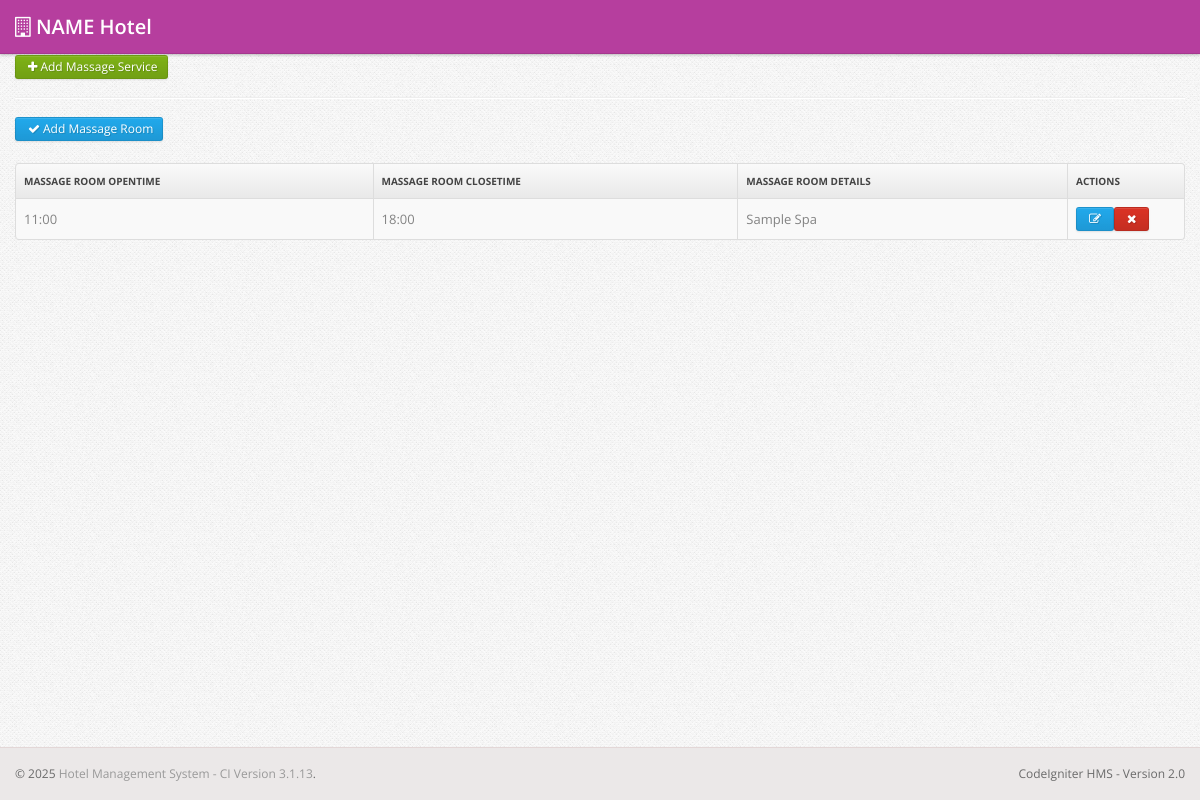
The page /index.php/massage_room on the database its author committed.
### tables this page shows
CREATE TABLE `massage_room` (
  `massageroom_id` int(11) NOT NULL,
  `massageroom_open_time` varchar(10) DEFAULT NULL,
  `massageroom_close_time` varchar(10) DEFAULT NULL,
  `massageroom_details` text DEFAULT NULL
);

### application/controllers/massage_room.php (called while the page is built, shortened)
<?php if ( ! defined('BASEPATH')) exit('No direct script access allowed');
class Massage_room extends CI_Controller {
	public function index()
	{
		$massageRooms = $this->massage_room_m->get_massageRooms();
		$customers = $this->customer_m->get_active_customers();
		$viewdata = array('massageRooms' => $massageRooms, 'customers' => $customers);
		$data = array('title' => 'Massage Room - ', 'page' => 'massage_room');
		$this->load->view('header', $data);
		$this->load->view('massage_room/list',$viewdata);
		$this->load->view('footer');
	}
}

### index.php (called while the page is built, shortened)
<?php
require_once BASEPATH.'core/CodeIgniter.php';

### application/models/massage_room_m.php (called while the page is built, shortened)
<?php
class Massage_room_m extends CI_Model {
    function get_massageRooms()
    {
        $query = $this->db->from('massage_room')->get();
        $data = array();
        foreach (@$query->result() as $row)
        {
            $data[] = $row;
        }
        if(count($data))
            return $data;
        return false;
    }
}

### application/views/massage_room/list.php (the view, shortened to what this page needs)
<div class="main">
  <div class="main-inner">
    <div class="container">
      <div class="row">
        <div class="span12">
        <a href="javascript:open_form();" class="btn btn-small btn-success"><i class="btn-icon-only icon-plus"></i>Add Massage Service</a>
			<hr>
			<a href="<?= base_url() ?>massage_room/add" class="btn btn-small btn-primary"><i class="btn-icon-only icon-ok"></i>Add Massage Room</a>
			<br><br>
			<table class="table table-striped table-bordered">
				<thead>
				  <tr>
				    <th> Massage Room Opentime </th>
				    <th> Massage Room Closetime </th>
				    <th> Massage Room Details </th>
				    <th class="td-actions", width="100"> Actions </th>
				  </tr>
				</thead>
				<tbody>
				<?php
					if(isset($massageRooms) && $massageRooms)
					foreach ($massageRooms as $massage) {
				?>
				  <tr>
				    <td> <?=$massage->massageroom_open_time?> </td>
				    <td> <?=$massage->massageroom_close_time?> </td>
				    <td> <?=$massage->massageroom_details?> </td>
				    <td class="td-actions"><a href="<?= base_url() ?>massage_room/edit/<?=$massage->massageroom_id?>" class="btn btn-small btn-primary"><i class="btn-icon-only icon-edit"> </i></a><a href="<?= base_url() ?>massage_room/delete/<?=$massage->massageroom_id?>" onclick="return confirm('Are you sure ?')" class="btn btn-danger btn-small"><i class="btn-icon-only icon-remove"> </i></a></td>
				  </tr>
				<?php } ?>
				</tbody>
			</table>
		</div>
	  </div>
	</div>
  </div>
</div>

### css/style.css (style rules this page uses)
body { background: #f9f6f1; font: 13px/1.7em 'Open Sans'; }
.btn-icon-only { padding-right: 3px; padding-left: 3px; }
.table td { vertical-align: middle; }
.table-bordered th { background: #E9E9E9; background: -moz-linear-gradient(top, #FAFAFA 0%, #E9E9E9 100%); background: -webkit-gradient(linear, left top, left bottom, color-stop(0%, #FAFAFA), color-stop(100%, #E9E9E9)); background: -webkit-linear-gradient(top, #FAFAFA 0%, #E9E9E9 100%); background: -o-linear-gradient(top, #FAFAFA 0%, #E9E9E9 100%); background: -ms-linear-gradient(top, #FAFAFA 0%, #E9E9E9 100%); background: linear-gradient(top, #FAFAFA 0%, #E9E9E9 100%); filter: progid: DXImageTransform.Microsoft.gradient(startColorstr='#FAFAFA', endColorstr='#E9E9E9'); -ms-filter: "progid:DXImageTransform.Microsoft.gradient(startColorstr='#FAFAFA', endColorstr='#E9E9E9')"; font-size: 10px; color: #444; text-transform: uppercase; }
.main { padding-bottom: 2em; }

### css/pages/signin.css (style rules this page uses)
body { background: url(../../img/body-bg.png); color: #838383; font: 13px/1.7em 'Open Sans'; }

### rows shown on the page
massage_room: massageroom_open_time "11:00", massageroom_close_time "18:00", massageroom_details "Sample Spa"

### other values the page prints
HOTEL_NAME "NAME Hotel"
CI_VERSION "3.1.13"
